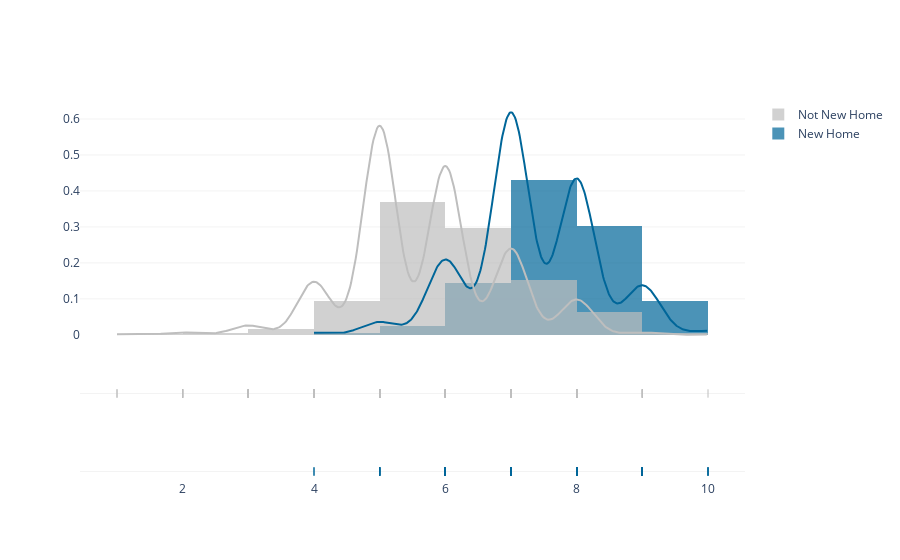

The notebook cell this image was saved under:
### Code cell
import plotly.figure_factory as ff

new_ = new.loc[new['new']=='New']['overallqual']
old = new.loc[new['new']=='Not New']['overallqual']

hist_data = [new_, old]
group_labels = ['New Home', 'Not New Home']
colors = ['rgb(0, 102, 153)','rgb(190, 190, 190)'] 

fig = ff.create_distplot(hist_data, group_labels, bin_size=1, colors= colors)
fig.update_layout(title_text=' ',
                  plot_bgcolor='rgb(256, 256, 256)')
fig.update_xaxes(title_text = " ") 
fig.update_yaxes(showgrid=True, gridwidth=0.5, gridcolor='rgb(230, 230, 230)')

fig.show()

### Figure 1 — Plotly figure (JSON) as saved in the notebook; plotly's stock layout.template omitted (floating-point values rounded to 4 significant figures; data arrays with more than 128 entries replaced by an {"elided": "..."} marker saying what was removed)
{"data": [{"autobinx": false, "histnorm": "probability density", "legendgroup": "New Home", "marker": {"color": "rgb(0, 102, 153)"}, "name": "New Home", "opacity": 0.7, "type": "histogram", "x": {"elided": "528 int values"}, "xaxis": "x", "xbins": {"end": 10, "size": 1, "start": 4}, "yaxis": "y"}, {"autobinx": false, "histnorm": "probability density", "legendgroup": "Not New Home", "marker": {"color": "rgb(190, 190, 190)"}, "name": "Not New Home", "opacity": 0.7, "type": "histogram", "x": {"elided": "1927 int values"}, "xaxis": "x", "xbins": {"end": 10, "size": 1, "start": 1}, "yaxis": "y"}, {"legendgroup": "New Home", "marker": {"color": "rgb(0, 102, 153)"}, "mode": "lines", "name": "New Home", "showlegend": false, "type": "scatter", "x": {"elided": "500 float values"}, "xaxis": "x", "y": {"elided": "500 float values"}, "yaxis": "y"}, {"legendgroup": "Not New Home", "marker": {"color": "rgb(190, 190, 190)"}, "mode": "lines", "name": "Not New Home", "showlegend": false, "type": "scatter", "x": {"elided": "500 float values"}, "xaxis": "x", "y": {"elided": "500 float values"}, "yaxis": "y"}, {"legendgroup": "New Home", "marker": {"color": "rgb(0, 102, 153)", "symbol": "line-ns-open"}, "mode": "markers", "name": "New Home", "showlegend": false, "type": "scatter", "x": {"elided": "528 int values"}, "xaxis": "x", "y": {"elided": "528 str values"}, "yaxis": "y2"}, {"legendgroup": "Not New Home", "marker": {"color": "rgb(190, 190, 190)", "symbol": "line-ns-open"}, "mode": "markers", "name": "Not New Home", "showlegend": false, "type": "scatter", "x": {"elided": "1927 int values"}, "xaxis": "x", "y": {"elided": "1927 str values"}, "yaxis": "y2"}], "layout": {"barmode": "overlay", "hovermode": "closest", "legend": {"traceorder": "reversed"}, "plot_bgcolor": "rgb(256, 256, 256)", "title": {"text": " "}, "xaxis": {"anchor": "y2", "domain": [0, 1], "title": {"text": " "}, "zeroline": false}, "yaxis": {"anchor": "free", "domain": [0.35, 1], "gridcolor": "rgb(230, 230, 230)", "gridwidth": 0.5, "position": 0, "showgrid": true}, "yaxis2": {"anchor": "x", "domain": [0, 0.25], "dtick": 1, "gridcolor": "rgb(230, 230, 230)", "gridwidth": 0.5, "showgrid": true, "showticklabels": false}}}
